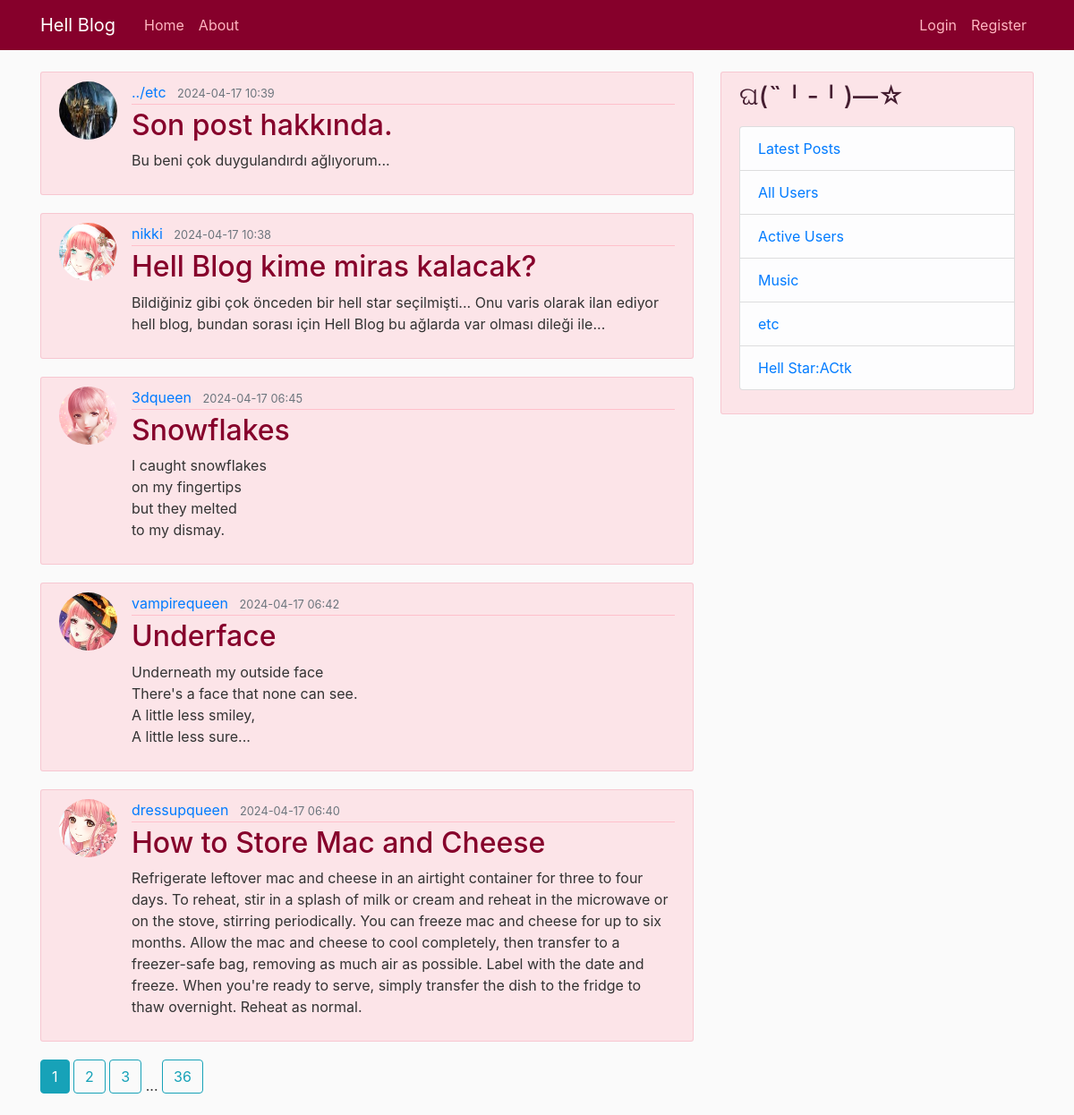
The page /home on the database its author committed.
### flaskblog/models.py (models this page shows, shortened)
class Post(db.Model):
    id = db.Column(db.Integer, primary_key=True)
    title = db.Column(db.String(100), nullable=False)
    content = db.Column(db.Text, nullable=False)
    date_posted = db.Column(db.DateTime, nullable=False, default=datetime.utcnow)
    user_id = db.Column(db.Integer, db.ForeignKey('user.id'), nullable=False)
    dislikes = db.relationship('Dislikes', backref='post', passive_deletes=True)

class User(db.Model, UserMixin):
    id = db.Column(db.Integer, primary_key=True)
    username = db.Column(db.String(20), unique=True, nullable=False)
    firstname = db.Column(db.String(20), nullable=False)
    middlename = db.Column(db.String(20))
    lastname = db.Column(db.String(20), nullable=False)
    birthdate = db.Column(db.DateTime, nullable=False)
    email = db.Column(db.String(120), unique=True, nullable=False)
    image_file = db.Column(db.String(20), nullable=False, default='default.jpg')
    password = db.Column(db.String(60), nullable=False)
    salt = db.Column(db.String(60), nullable=False)
    active = db.Column(db.Boolean, nullable=False, default=False)
    posts = db.relationship('Post', backref='author', lazy=True)
    online = db.relationship('ActiveUsers', backref='online', lazy=True)
    dislikes = db.relationship('Dislikes', backref='user', passive_deletes=True)

### flaskblog/main/routes.py (the view)
@main.route("/")
@main.route("/home")
def home():
    page = request.args.get("page", 1, type=int)
    posts = Post.query.order_by(Post.date_posted.desc()).paginate(page=page, per_page=5)
    return render_template('home.html', posts=posts)

### flaskblog/templates/home.html
{% extends "layout.html" %}
{% block content %}
    {% for post in posts.items %}
        <article class="media content-section">
            <img class="rounded-circle article-img" src="{{ url_for('static', filename='profile_pics/' + post.author.image_file) }}">
            <div class="media-body">
                <div class="article-metadata">
                    <a class="mr-2" href="{{ url_for('users.user_posts', username=post.author.username) }}">{{ post.author.username }}</a>
                    <small class="text-muted">{{ post.date_posted.strftime('%Y-%m-%d %H:%M') }}</small>
                </div>
                <h2><a class="article-title" href="{{ url_for('posts.post', post_id=post.id) }}">{{ post.title }}</a></h2>
                <p class="article-content">{{ post.content }}</p>
            </div>
        </article>
    {% endfor %}
    {% for page_num in posts.iter_pages(left_edge=1, right_edge=1, left_current=1, right_current=2) %}
        {% if page_num %}
            {% if posts.page == page_num %}
                <a class="btn btn-info mb-4" href="{{ url_for('main.home', page=page_num) }}">
                    {{ page_num }}
                </a>
            {% else %}
                <a class="btn btn-outline-info mb-4" href="{{ url_for('main.home', page=page_num) }}">
                    {{ page_num }}
                </a>
            {% endif %}
        {% else %}
            ...
        {% endif %}
    {% endfor %}
{% endblock content %}

### flaskblog/templates/layout.html (shortened to what this page needs)
<!DOCTYPE html>
<html lang="en">
<head>
    <link rel="stylesheet" href="https://cdn.jsdelivr.net/npm/bootstrap@4.4.1/dist/css/bootstrap.min.css">
    <link rel="stylesheet" type="text/css" href="{{ url_for('static', filename='main.css') }}">
</head>
<body>
    <header class="site-header">
      <nav class="navbar navbar-expand-md navbar-dark bg-steel fixed-top">
        <div class="container">
          <a class="navbar-brand mr-4" href="/">Hell Blog</a>
          <div class="collapse navbar-collapse" id="navbarToggle">
            <div class="navbar-nav mr-auto">
              <a class="nav-item nav-link" href="{{ url_for('main.home') }}">Home</a>
              <a class="nav-item nav-link" href="{{ url_for('main.about') }}">About</a>
            </div>
            <div class="navbar-nav">
                {% if current_user.is_authenticated %}
                     <a class="nav-item nav-link" href="{{ url_for('posts.new_post') }}">New Post</a>
                     <a class="nav-item nav-link" href="{{ url_for('users.account') }}">Account</a>
                     <a class="nav-item nav-link" href="{{ url_for('users.logout') }}">Logout</a>
                {% else %}
                    <a class="nav-item nav-link" href="{{ url_for('users.login') }}">Login</a>
                    <a class="nav-item nav-link" href="{{ url_for('users.register')}}">Register</a>
                {% endif %}
            </div>
          </div>
        </div>
      </nav>
    </header>
    <main role="main" class="container">
      <div class="row">
        <div class="col-md-8">
          {% block content %}{% endblock %}
        </div>
        <div class="col-md-4">
          <div class="content-section">
            <h3>ଘ(˵╹-╹)━☆</h3>
            <p class='text-muted'>
              <ul class="list-group">
                <li class="list-group-item list-group-item-light"><a href="{{ url_for('main.home', page=1) }}">Latest Posts</a></li>
                <li class="list-group-item list-group-item-light"><a href="{{ url_for('users.user_list')}}">All Users</a></li>
                <li class="list-group-item list-group-item-light"><a href="{{url_for('activeusers.active_users')}}">Active Users</a></li>
                <li class="list-group-item list-group-item-light"><a href="{{url_for('main.music')}}">Music</a></li>
                <li class="list-group-item list-group-item-light"><a href="{{ url_for('main.etc') }}">etc</a></li>
                 <li class="list-group-item list-group-item-light"><a href="{{ url_for('main.etc') }}">Hell Star:ACtk</a></li>
              </ul>
            </p>
          </div>
        </div>
      </div>
    </main>
</body>
</html>

### flaskblog/static/main.css (style rules this page uses)
body { background: #fafafa; color: #333333; margin-top: 5rem; }
h1, h2, h3, h4, h5, h6 { color: #441d30; }
.bg-steel { background-color: rgb(134, 0, 43); }
.site-header .navbar-nav .nav-link { color: #ffb6c1; }
.content-section { background: rgba(255, 192, 203, 0.39); padding: 10px 20px; border: 1px solid rgba(211, 14, 57, 0.13); border-radius: 3px; margin-bottom: 20px; }
.article-title { color: #86002b; }
.article-content { white-space: pre-line; }
.article-img { height: 65px; width: 65px; margin-right: 16px; }
.article-metadata { padding-bottom: 1px; margin-bottom: 4px; border-bottom: 1px solid #ffc0cb; }

### rows shown on the page
Post: image_file (picture), author.username "../etc", date_posted "2024-04-17 10:39", title "Son post hakkında.", content "Bu beni çok duygulandırdı ağlıyorum..."
Post: image_file (picture), author.username "nikki", date_posted "2024-04-17 10:38", title "Hell Blog kime miras kalacak?", content "Bildiğiniz gibi çok önceden bir hell star seçilmişti... Onu varis olarak ilan ediyor hell blog, bundan sorası için Hell Blog bu ağlarda var olması dileği ile..."
Post: image_file (picture), author.username "3dqueen", date_posted "2024-04-17 06:45", title "Snowflakes", content "I caught snowflakes on my fingertips but they melted to my dismay."
Post: image_file (picture), author.username "vampirequeen", date_posted "2024-04-17 06:42", title "Underface", content "Underneath my outside face There's a face that none can see. A little less smiley, A little less sure..."
Post: image_file (picture), author.username "dressupqueen", date_posted "2024-04-17 06:40", title "How to Store Mac and Cheese", content "Refrigerate leftover mac and cheese in an airtight container for three to four days. To reheat, stir in a splash of milk or cream and reheat in the microwave or on the stove, stirring periodically. You can freeze mac and cheese for up to six months. Allow the mac and cheese to cool completely, then transfer to a freezer-safe bag, removing as much air as possible. Label with the date and freeze. When you're ready to serve, simply transfer the dish to the fridge to thaw overnight. Reheat as normal."

### other values the page prints
{{ page_num }} "1"
{{ page_num }} "2" "3" "36"
